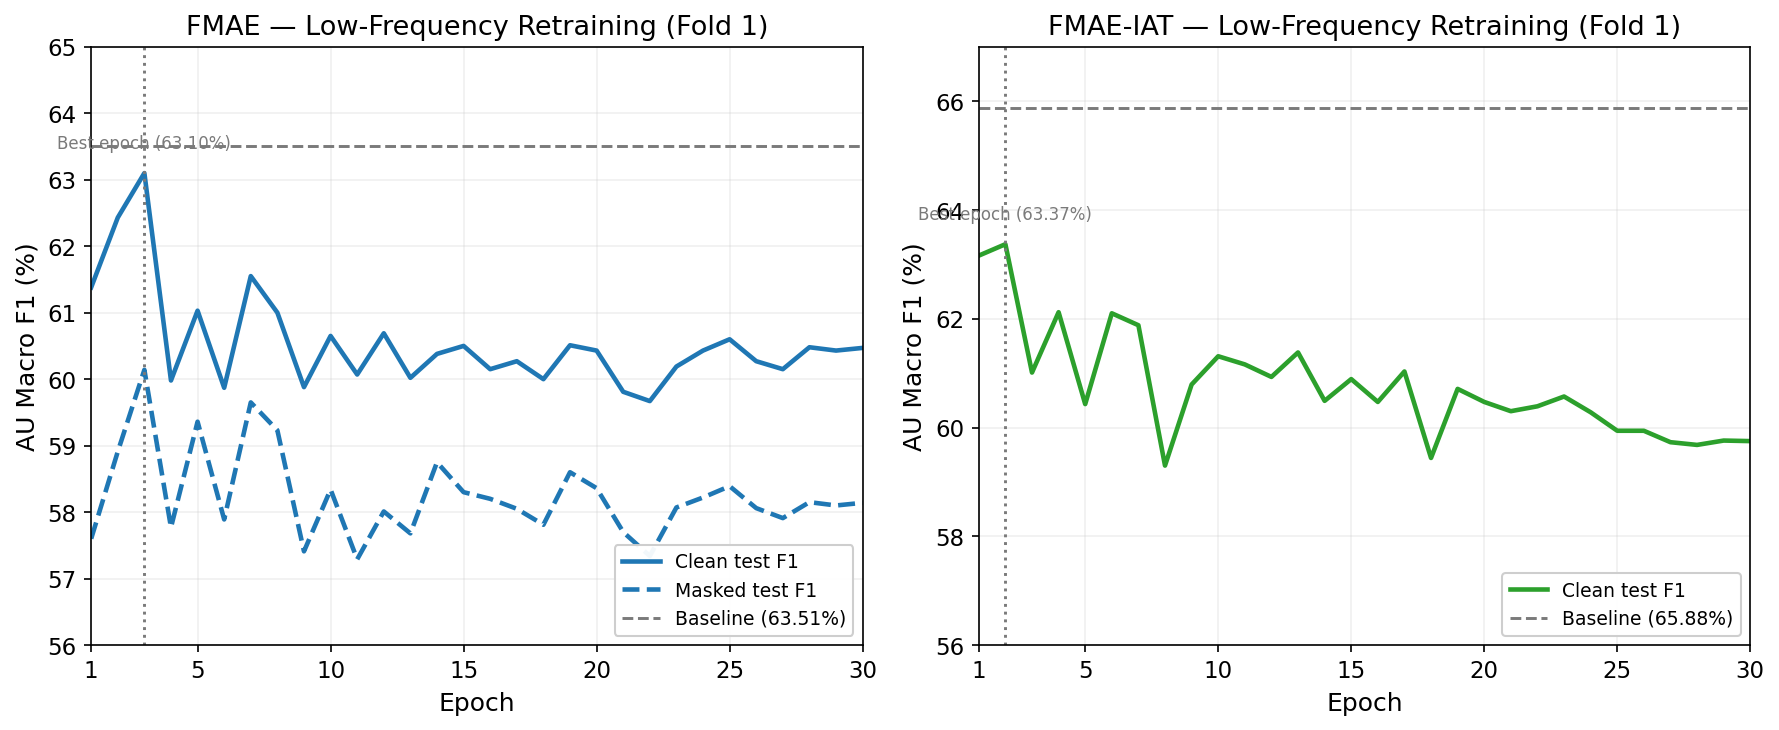

Reproduce this figure in Python.
from pathlib import Path

import matplotlib.pyplot as plt
import numpy as np


OUTPUT_PATH = Path(__file__).resolve().parent / "retraining_curves.png"


def annotate(ax, x, y, text, color, dy=8, ha="center"):
    ax.annotate(
        text,
        (x, y),
        xytext=(0, dy),
        textcoords="offset points",
        ha=ha,
        va="bottom" if dy >= 0 else "top",
        fontsize=8,
        color=color,
    )


def plot_fmae(ax):
    epochs = np.arange(1, 31)
    clean = np.array([
        61.38, 62.43, 63.10, 59.98, 61.03, 59.87, 61.55, 61.00, 59.88,
        60.65, 60.07, 60.69, 60.02, 60.38, 60.50, 60.15, 60.27, 60.00,
        60.51, 60.43, 59.81, 59.67, 60.19, 60.43, 60.60, 60.27, 60.15,
        60.48, 60.43, 60.47,
    ])
    masked = np.array([
        57.60, 58.91, 60.14, 57.77, 59.36, 57.89, 59.65, 59.23, 57.41,
        58.34, 57.29, 58.01, 57.68, 58.75, 58.30, 58.20, 58.05, 57.81,
        58.60, 58.36, 57.70, 57.34, 58.07, 58.22, 58.39, 58.06, 57.91,
        58.15, 58.10, 58.14,
    ])

    blue = "#1f77b4"
    grey = "#7a7a7a"

    ax.plot(epochs, clean, color=blue, linewidth=2.2, label="Clean test F1")
    ax.plot(epochs, masked, color=blue, linestyle="--", linewidth=2.2, label="Masked test F1")
    ax.axhline(63.51, color=grey, linestyle="--", linewidth=1.4, label="Baseline (63.51%)")
    ax.axvline(3, color=grey, linestyle=":", linewidth=1.4)

    annotate(ax, 3, clean[2], "Best epoch (63.10%)", grey, dy=10)

    ax.set_title("FMAE — Low-Frequency Retraining (Fold 1)")
    ax.set_xlabel("Epoch")
    ax.set_ylabel("AU Macro F1 (%)")
    ax.set_xlim(1, 30)
    ax.set_ylim(56, 65)
    ax.set_xticks([1, 5, 10, 15, 20, 25, 30])
    ax.grid(True, color="#cccccc", alpha=0.3, linewidth=0.8)
    ax.legend(loc="lower right", frameon=True, framealpha=0.95)


def plot_iat(ax):
    epochs = np.arange(1, 31)
    clean = np.array([
        63.16, 63.37, 61.01, 62.12, 60.43, 62.10, 61.88, 59.30, 60.79,
        61.31, 61.16, 60.93, 61.38, 60.49, 60.89, 60.47, 61.03, 59.44,
        60.71, 60.47, 60.30, 60.39, 60.57, 60.28, 59.94, 59.94, 59.73,
        59.68, 59.76, 59.75,
    ])

    green = "#2ca02c"
    grey = "#7a7a7a"

    ax.plot(epochs, clean, color=green, linewidth=2.2, label="Clean test F1")
    ax.axhline(65.88, color=grey, linestyle="--", linewidth=1.4, label="Baseline (65.88%)")
    ax.axvline(2, color=grey, linestyle=":", linewidth=1.4)

    annotate(ax, 2, clean[1], "Best epoch (63.37%)", grey, dy=10)

    ax.set_title("FMAE-IAT — Low-Frequency Retraining (Fold 1)")
    ax.set_xlabel("Epoch")
    ax.set_ylabel("AU Macro F1 (%)")
    ax.set_xlim(1, 30)
    ax.set_ylim(56, 67)
    ax.set_xticks([1, 5, 10, 15, 20, 25, 30])
    ax.grid(True, color="#cccccc", alpha=0.3, linewidth=0.8)
    ax.legend(loc="lower right", frameon=True, framealpha=0.95)


def main():
    plt.rcParams.update({
        "font.size": 11,
        "axes.titlesize": 13,
        "axes.labelsize": 12,
        "legend.fontsize": 9,
        "font.family": "DejaVu Sans",
        "figure.facecolor": "white",
        "axes.facecolor": "white",
    })

    fig, axes = plt.subplots(1, 2, figsize=(12, 5))
    plot_fmae(axes[0])
    plot_iat(axes[1])
    fig.tight_layout()
    fig.savefig(OUTPUT_PATH, dpi=150, bbox_inches="tight")
    plt.close(fig)
    print(f"Saved figure to {OUTPUT_PATH}")


if __name__ == "__main__":
    main()
